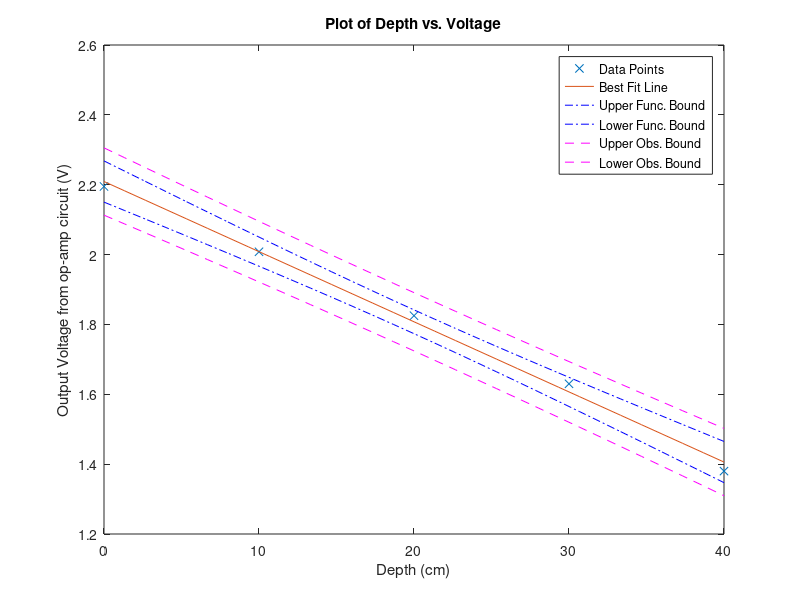

This figure's MATLAB source:
%pressure sensor 

100%
% The x, r, and y below are for testing. Comment them out and add yor own
% data to the sample data at the end of the comments, and uncomment your
% data
x = 1:0.5:10;
r = normrnd(0,1,[1,length(x)]);
y = 3*x-5+r;
% Script for the linear fit of data. The independent values are
% in the x array and the matched dependent values are in the y array. This
% script does not use MATLAB's built-in fitting functions, but uses the
% formulas from the videos/class notes.
% You also need to enter the confidence level, typically 95%. The values
% that are calculated and displayed are:
% 1. Beta_hat_1 (the best-fit slope)
% 2. Beta_hat_0 (the best-fit y-intercept)
% 3. The Root Mean Square Residual, Se
% 4. The Standard Error for beta0, Sbeta0
% 5. The Standard Error for beta1, Sbeta1
% 6. The confidence intervals for beta1 and beta0.
% After calculating these quantities, the script plots the original data,
% the best fit line, and the upper and lower bounds for the confidence
% interval on the best fit line.
x = [0 10 20 30 40]; % Uncomment and add your own data
y = [2.195 2.008 1.825 1.630 1.380]; % Uncomment and add your own data
confLev = 0.95; % The confidence level
N = length(y); % The number of data points
xbar = mean(x);
ybar = mean(y);
Sxx = dot((x-xbar),(x-xbar));
%Sxx = (x-xbar)*transpose(x-xbar);
% beta1 is the estimated best slope of the best-fit line
beta1 = dot((x-xbar),(y-ybar))/Sxx
% beta1 = ((x-xbar)*transpose(y-ybar))/Sxx
% beta0 is the estimated best-fit y-intercept of the best fit line
beta0 = ybar - beta1*xbar
yfit = beta0 + beta1*x;
SSE = dot((y - yfit),(y - yfit)) % Sum of the squared residuals
% SSE = (y - yfit)*transpose(y - yfit) % Sum of the squared residuals
Se = sqrt(SSE/(N-2)) % The Root Mean Square Residual
Sbeta0 = Se*sqrt(1/N + xbar^2/Sxx)
Sbeta1 = Se/sqrt(Sxx)
% tinv defaults to 1-sided test. We need 2-sises, hence:(1-0.5*(1-confLev))
StdT = tinv((1-0.5*(1-confLev)),N-2) % The Student's t factor
lambdaBeta1 = StdT*Sbeta1 % The 1/2 confidence interval on beta1
lambdaBeta0 = StdT*Sbeta0 % The 1/2 confidence interval on beta0
range = max(x) - min(x);
xplot = min(x):range/30:max(x); % Generate array for plotting
yplot = beta0 + beta1*xplot; % Generate array for plotting
Syhat = Se*sqrt(1/N + (xplot - xbar).*(xplot - xbar)/Sxx);
lambdayhat = StdT*Syhat;
Sy = Se*sqrt(1+1/N + (xplot - xbar).*(xplot - xbar)/Sxx);
lambday = StdT*Sy;
figure(1)
plot(x,y,'x')
hold on
plot(xplot,yplot)
plot(xplot,yplot+lambdayhat,'-.b',xplot,yplot-lambdayhat,'-.b')
plot(xplot,yplot+lambday,'--m',xplot,yplot-lambday,'--m')
xlabel('Depth (cm)')
ylabel('Output Voltage from op-amp circuit (V)')
title('Plot of Depth vs. Voltage')
if beta1 > 0 % Fix this
    location = 'northwest';
else
    location = 'northeast';
end
legend('Data Points','Best Fit Line','Upper Func. Bound',...
    'Lower Func. Bound', 'Upper Obs. Bound', 'Lower Obs. Bound',...
    'Location', location)
hold off
